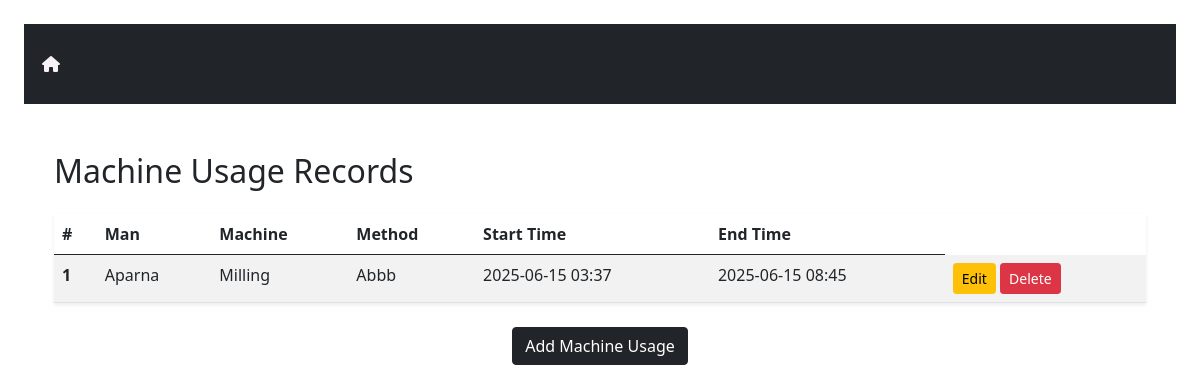
Screenshot of /machineusages/ with the database file from the repository.
### IndustryApp/models.py (models this page shows, shortened)
class MachineUsage(models.Model):
    man = models.ForeignKey(Man, on_delete=models.CASCADE)
    machine = models.ForeignKey(Machine, on_delete=models.CASCADE)
    method = models.ForeignKey(Method, on_delete=models.CASCADE)
    start_time = models.DateTimeField()
    end_time = models.DateTimeField()

class Man(models.Model):
    user=models.OneToOneField(User,on_delete=models.CASCADE)
    name=models.CharField(max_length=100)
    email=models.EmailField()
    phone_no=models.CharField(max_length=15)
    role = models.CharField(max_length=50)
    shift = models.ForeignKey(Shift, on_delete=models.SET_NULL, null=True, related_name='men')
    machines = models.ManyToManyField('Machine', blank=True, related_name='men')

class Machine(models.Model):
    TYPE_CHOICES = [
        ('welder', 'Welding Machine'),
        ('milling', 'Milling Machine'),
        ('drill', 'Drill'),
    ]
    STATUS_CHOICES = [
        ('active', 'Active'),
        ('inactive', 'Inactive'),
        ('maintenance', 'Maintenance'),
    ]
    name = models.CharField(max_length=100)
    type = models.CharField(max_length=50, choices=TYPE_CHOICES)
    status = models.CharField(max_length=50, choices=STATUS_CHOICES)

class Method(models.Model):
    name = models.CharField(max_length=100)
    description = models.TextField()
    responsible_man = models.ForeignKey(Man, on_delete=models.SET_NULL, null=True, related_name='methods')
    machines = models.ManyToManyField(Machine)
    materials = models.ManyToManyField(Material)

### IndustryApp/views.py (the view)
# urls.py: path('machineusages/', MachineUsageListView.as_view(), name='machineusage_list'),
class MachineUsageListView(ListView):
    model = MachineUsage
    template_name = 'machineusage_list.html'

### IndustryApp/templates/machineusage_list.html
{% extends 'menu.html' %}
{% block content %}
<div class="container mt-5">
    <h2 class="mb-4">Machine Usage Records</h2>
    {% if object_list %}
        <table class="table table-striped table-hover shadow-sm">
            <thead class="thead-dark">
                <tr>
                    <th scope="col">#</th>
                    <th scope="col">Man</th>
                    <th scope="col">Machine</th>
                    <th scope="col">Method</th>
                    <th scope="col">Start Time</th>
                    <th scope="col">End Time</th>
                </tr>
            </thead>
            <tbody>
                {% for usage in object_list %}
                    <tr>
                        <th scope="row">{{ forloop.counter }}</th>
                        <td>{{ usage.man.name }}</td>
                        <td>{{ usage.machine.name }}</td>
                        <td>{{ usage.method.name }}</td>
                        <td>{{ usage.start_time|date:"Y-m-d H:i" }}</td>
                        <td>{{ usage.end_time|date:"Y-m-d H:i" }}</td>
                        <td>
                        <a href="{% url 'machineusage_edit' usage.id %}" class="btn btn-sm btn-warning">Edit</a>
                        <a href="{% url 'machineusage_delete' usage.id %}" class="btn btn-sm btn-danger">Delete</a>
                    </td>
                    </tr>
                {% endfor %}
            </tbody>
        </table>
    {% else %}
        <p>No machine usage records found.</p>
    {% endif %}
     <div class="d-flex justify-content-center mt-4">
        <a href="{% url 'machineusage_add' %}" class="btn btn-dark">Add Machine Usage</a>
    </div>
</div>
{% endblock %}

### rows the page displays
MachineUsage: man.name "Aparna", machine.name "Milling", method.name "Abbb", start_time "2025-06-15 03:37", end_time "2025-06-15 08:45"
